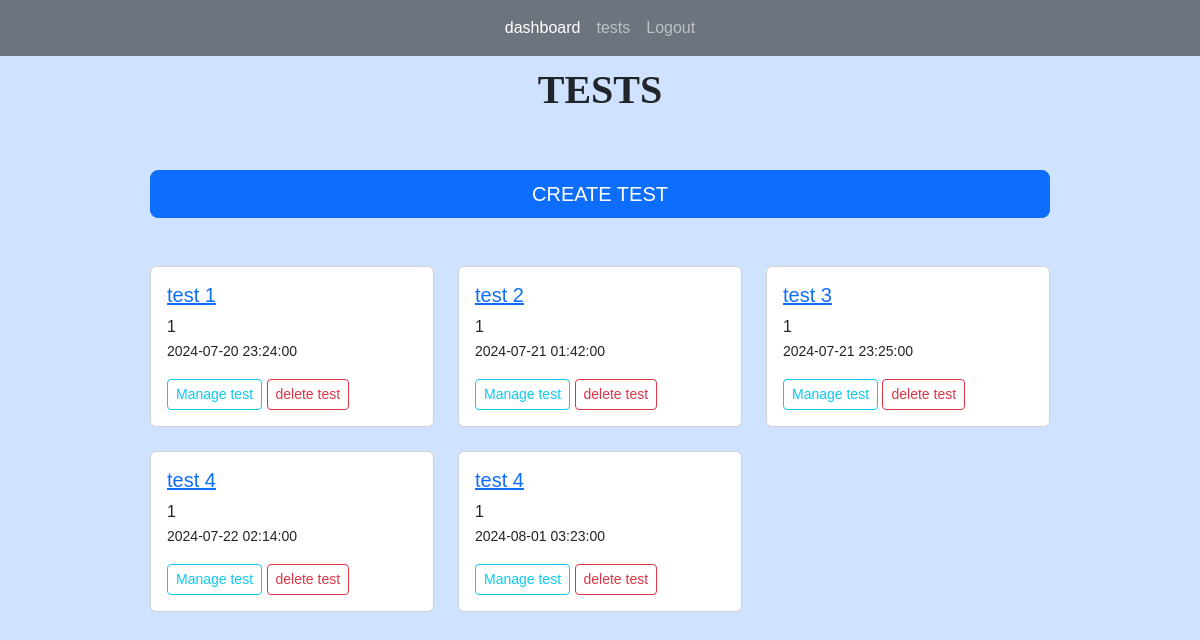
Page /tests (signed in) on the committed database.
### app.py (models this page shows)
class Tests(db.Model):
    test_id = db.Column(db.Integer, primary_key=True)
    title = db.Column(db.String(255))
    start_date = db.Column(db.DateTime, nullable = False)
    end_date = db.Column(db.DateTime, nullable = False)
    status = db.Column(db.String(255))
    teacher_id = db.Column(db.Integer, db.ForeignKey('users.id'))
    teacher = db.relationship('Users', backref=db.backref('tests', lazy=True))
    questions = db.relationship("Questions", backref="question_list")
    code = db.Column(db.String(6), unique=True)  # column to store the unique code
    students = db.relationship('Users', secondary='test_students', backref=db.backref('tests_registered', lazy=True))
    submissions = db.relationship('Submission', backref='test_submissions', lazy=True)

### app.py (the view)
@app.route('/tests', methods=['GET', 'POST'])
@login_required(role="teacher")
def tests():
	tests = Tests.query.filter_by(teacher_id = current_user.id)
	return render_template("tests.html", tests=tests)

### app.py (called while the page is built)
@login_manager.user_loader
def load_user(user_id):
    return Users.query.get(int(user_id))

def login_required(role="ANY"):
    def wrapper(fn):
        @wraps(fn)
        def decorated_view(*args, **kwargs):
            if not current_user.is_authenticated:
               return login_manager.unauthorized()
            if ( (current_user.role != role) and (role != "ANY")):
                return login_manager.unauthorized()
            return fn(*args, **kwargs)
        return decorated_view
    return wrapper

### templates/tests.html (shortened to what this page needs)
{% extends 'index.html' %}
{% block content %}
<h1>TESTS</h1>
<br>
<br/>
<a href="{{ url_for('create_test')}}" class=" d-grid gap-2 btn btn-primary btn-lg">CREATE TEST</a>
<br/>
<br/>
<div class="row row-cols-1 row-cols-md-3 g-4">
	{% for test in tests %}
	<div class="col">
		<div class="card ">
		<div class="card-body">
		<h5 class="card-title"><a href="{{ url_for('test', id=test.test_id)}}">{{ test.title }}</a></h5>
		<p class="card-text">{{ test.teacher_id }}<br/>
			<small>{{ test.start_date }}</small> <br/>
		</p>
		<a href="{{ url_for('test', id=test.test_id)}}" class="btn btn-outline-info btn-sm">Manage test</a>
		<a href="{{ url_for('delete_test', id=test.test_id)}}" class="btn btn-outline-danger btn-sm">delete test</a>
		</div>
		</div>
	</div>
	{% endfor %}
</div>
{% endblock %}

### static/main.css (style rules this page uses)
body { font-family: Arial, sans-serif; margin: 0; padding: 0; }
H1 { font-family: Copperplate; font-weight: bold; font-size: 40px; text-align: center; }

### rows in the picture
Tests: title "test 1", teacher_id "1", start_date "2024-07-20 23:24:00"
Tests: title "test 2", teacher_id "1", start_date "2024-07-21 01:42:00"
Tests: title "test 3", teacher_id "1", start_date "2024-07-21 23:25:00"
Tests: title "test 4", teacher_id "1", start_date "2024-07-22 02:14:00"
Tests: title "test 4", teacher_id "1", start_date "2024-08-01 03:23:00"
